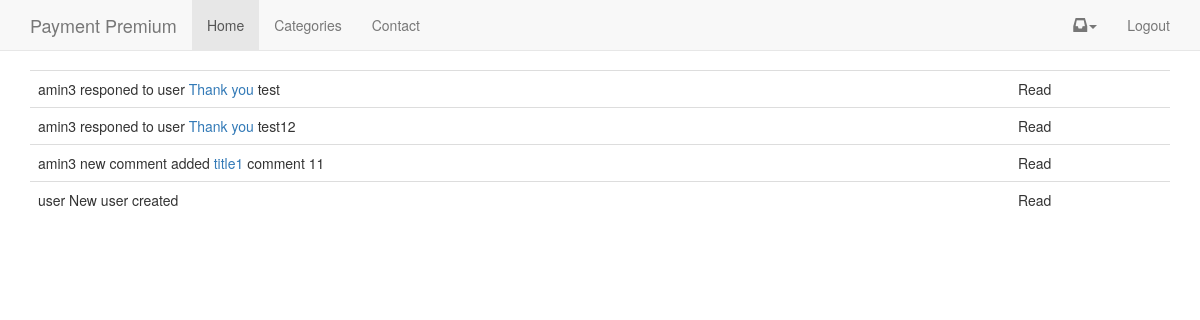
The page /notifications/ (signed in) on the database as committed earlier.
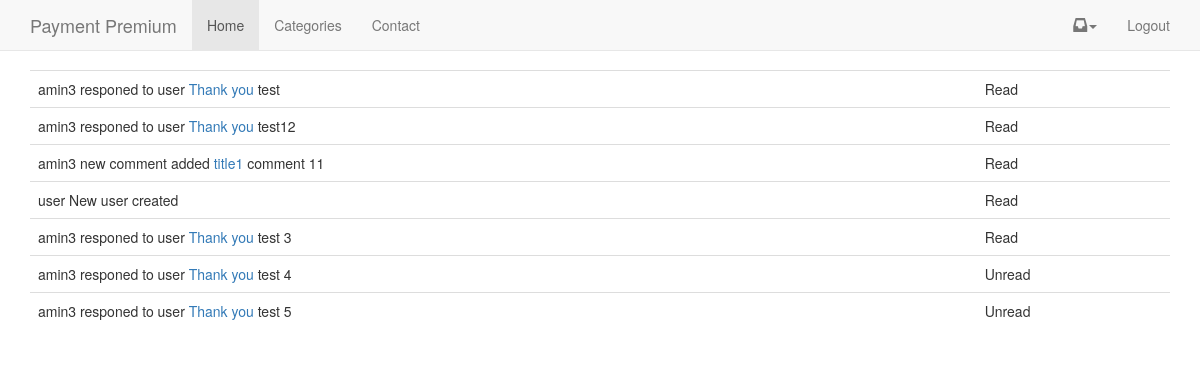
The same page on the database as committed later.
### notifications/models.py (models this page shows, shortened)
class Notification(models.Model):
	sender_content_type = models.ForeignKey(ContentType, on_delete=models.CASCADE, related_name="notify_sender")
	sender_object_id = models.PositiveIntegerField()
	sender_content_object = GenericForeignKey('sender_content_type', 'sender_object_id')
	verb = models.CharField(max_length=255)
	action_content_type = models.ForeignKey(ContentType, on_delete=models.CASCADE, related_name="notify_action", null=True, blank=True)
	action_object_id = models.PositiveIntegerField(null=True, blank=True)
	action_content_object = GenericForeignKey('action_content_type', 'action_object_id')
	target_content_type = models.ForeignKey(ContentType, on_delete=models.CASCADE, related_name="notify_target", null=True, blank=True)
	target_object_id = models.PositiveIntegerField(null=True, blank=True)
	target_content_object = GenericForeignKey('target_content_type', 'target_object_id')
	recipient = models.ForeignKey(settings.AUTH_USER_MODEL, related_name="notifications")
	read = models.BooleanField(default=False)
	timestamp = models.DateTimeField(auto_now_add = True, auto_now=False)
	objects = NotificationManager()
	def __str__(self):
		try:
			target_url = self.target_content_object.get_absolute_url()
		except:
			target_url = None
		a = self.sender_content_object
		b = self.verb
		c = self.action_content_object
		d = self.target_content_object
		e = target_url
		f = reverse("notifications_read", kwargs={"id": self.id})
		if self.target_content_object:
			if self.action_content_object and target_url:
				return "{a} {b} <a href='{f}?next={e}'>{d}</a> {c}".format(a=a, b=b, c=c, d=d, e=e, f=f)
			if self.action_content_object and not target_url:
				return "{a} {b} {c} {d}".format(a=a, b=b, c=c, d=d)
			return "{a} {b} {d}".format(a=a, b=b, d=d)
		return "{a} {b}".format(a=a, b=b)

### comments/models.py (models this page shows, shortened)
class Comment(models.Model):
	user = models.ForeignKey(MyUser)
	parent = models.ForeignKey("self", null=True, blank=True)
	path = models.CharField(max_length=350)
	video = models.ForeignKey(Video, null=True, blank=True)
	text = models.TextField()
	timestamp = models.DateTimeField(auto_now=False, auto_now_add=True)
	updated = models.DateTimeField(auto_now=True, auto_now_add=False)
	active = models.BooleanField(default=True)
	objects = CommentManager()
	class Meta:
		ordering = ['-timestamp']
	def __str__(self):
		return self.text
	def get_absolute_url(self):
		return reverse("comment_thread", kwargs={"id": self.id})

### accounts/models.py (models this page shows, shortened)
class MyUser(AbstractBaseUser):
	username = models.CharField(
		max_length=255,
		unique = True,
	)
	email = models.EmailField(
		verbose_name='email address',
		max_length=255,
		unique=True,
	)
	first_name = models.CharField(
		max_length=120,
		null=True,
		blank=True
	)
	last_name = models.CharField(
		max_length=120,
		null=True,
		blank=True
	)
	is_member = models.BooleanField(default=False, verbose_name="Is Paid Member")
	is_active = models.BooleanField(default=True)
	is_admin = models.BooleanField(default=False)
	objects = MyUserManager()
	USERNAME_FIELD = 'username'
	REQUIRED_FIELDS = ['email']
	def __str__(self):              # __unicode__ on Python 2
		return self.username

### videos/models.py (models this page shows, shortened)
class Video(models.Model):
	title =  models.CharField(max_length=120)
	embed_code = models.CharField(max_length=500, null=True, blank=True)
	slug = models.SlugField(null=True, blank=True)
	share_message = models.TextField(default=DEFAULT_MESSAGE)
	active = models.BooleanField(default=True)
	featured = models.BooleanField(default=False)
	free_preview = models.BooleanField(default=False)
	category = models.ForeignKey("Category", default=1)
	timestamp = models.DateTimeField(auto_now_add=True, auto_now=False, null=True)
	updated = models.DateTimeField(auto_now_add=False, auto_now=True, null=True)
	objects = VideoManager()
	class Meta:
		unique_together = ('slug', 'category')
	def __str__(self):
		return str(self.title)
	def get_absolute_url(self):
		try:
			return reverse("video_detail", kwargs={"slug": self.slug, "cat_slug": self.category.slug})
		except:
			return "/"

class Category(models.Model):
	title = models.CharField(max_length=120)
	description = models.TextField(max_length=5000, null=True, blank=True)
	image = models.ImageField(upload_to="images/", null=True, blank=True)
	slug = models.SlugField(default="abc", unique=True)
	active = models.BooleanField(default=True)
	featured = models.BooleanField(default=False)
	timestamp = models.DateTimeField(auto_now_add=True, auto_now=False)
	updated = models.DateTimeField(auto_now_add=False, auto_now=True)

### notifications/views.py (the view)
# urls.py: url(r'^notifications/$', all, name="notifications_all"),
@login_required
def all(request):
	notifications = Notification.objects.all_for_user(request.user)
	context = {
		"notifications": notifications
	}
	return render(request, "all.html", context)

### notifications/models.py (called while the page is built)
	def get_user(self, user):
		return self.filter(recipient=user)

	def get_queryset(self):
		return NotificationQuerySet(self.model, using=self._db)

	def all_for_user(self, user):
		return self.get_queryset().get_user(user)

### notifications/templates/all.html
{% extends "base.html" %}
{% block content %}
<table class="table">
	{% for note in notifications %}
		<tr>
			<td>{{note | safe}}</td>
			<td>
				{% if note.read %}
				Read
				{% else %}
				Unread
				{% endif %}
			</td>
		</tr>
	{% endfor %}
</table>
{% endblock %}

### templates/base.html (shortened to what this page needs)
{% load staticfiles %}
<!DOCTYPE html>
<html lang="en">
<head>
    <link rel="stylesheet" href="https://maxcdn.bootstrapcdn.com/bootstrap/3.3.7/css/bootstrap.min.css">
    <link href="http://getbootstrap.com/assets/css/ie10-viewport-bug-workaround.css" rel="stylesheet">
    <link rel="stylesheet" href="https://maxcdn.bootstrapcdn.com/font-awesome/4.7.0/css/font-awesome.min.css">
</head>
<body>
    {% include 'navbar.html' %}
    <div class="container">
         {% block content %} {% endblock content %}
    </div>
</body>
</html>

### templates/navbar.html (shortened to what this page needs)
<nav class="navbar navbar-default navbar-static-top">
    <div class="container">
        <div class="navbar-header">
            <a class="navbar-brand" href="/">Payment Premium</a>
        </div>
        <div id="navbar" class="navbar-collapse collapse">
            <ul class="nav navbar-nav">
                <li class="active"><a href="/">Home</a></li>
                <li><a href="{% url 'projects' %}">Categories</a></li>
                <li><a href="#contact">Contact</a></li>
            </ul>
            <ul class="nav navbar-nav navbar-right">
                {% if user.is_authenticated %}
                <li class="dropdown">
                    <a href="#" class="dropdown-toggle notification-toggle" data-toggle="dropdown" role="button" aria-haspopup="true" aria-expanded="false"><span class="glyphicon glyphicon-inbox"></span><span class="caret"></span></a>
                </li>
                <li><a href="{% url 'logout' %}">Logout</a></li>
                {% else %}
                <li><a href="{% url 'login' %}">Login</a></li>
                {% endif %}
            </ul>
        </div>
    </div>
</nav>

### templates/javascript.html (shortened to what this page needs)
{% load staticfiles %}

Rows that differ between the two databases and show on the page:
added Notification: target_content_type+target_object+sender_content_type "amin3 responed to user Thank you test 3", read "Read"
added Notification: target_content_type+target_object+sender_content_type "amin3 responed to user Thank you test 4", read "Unread"
added Notification: target_content_type+target_object+sender_content_type "amin3 responed to user Thank you test 5", read "Unread"
